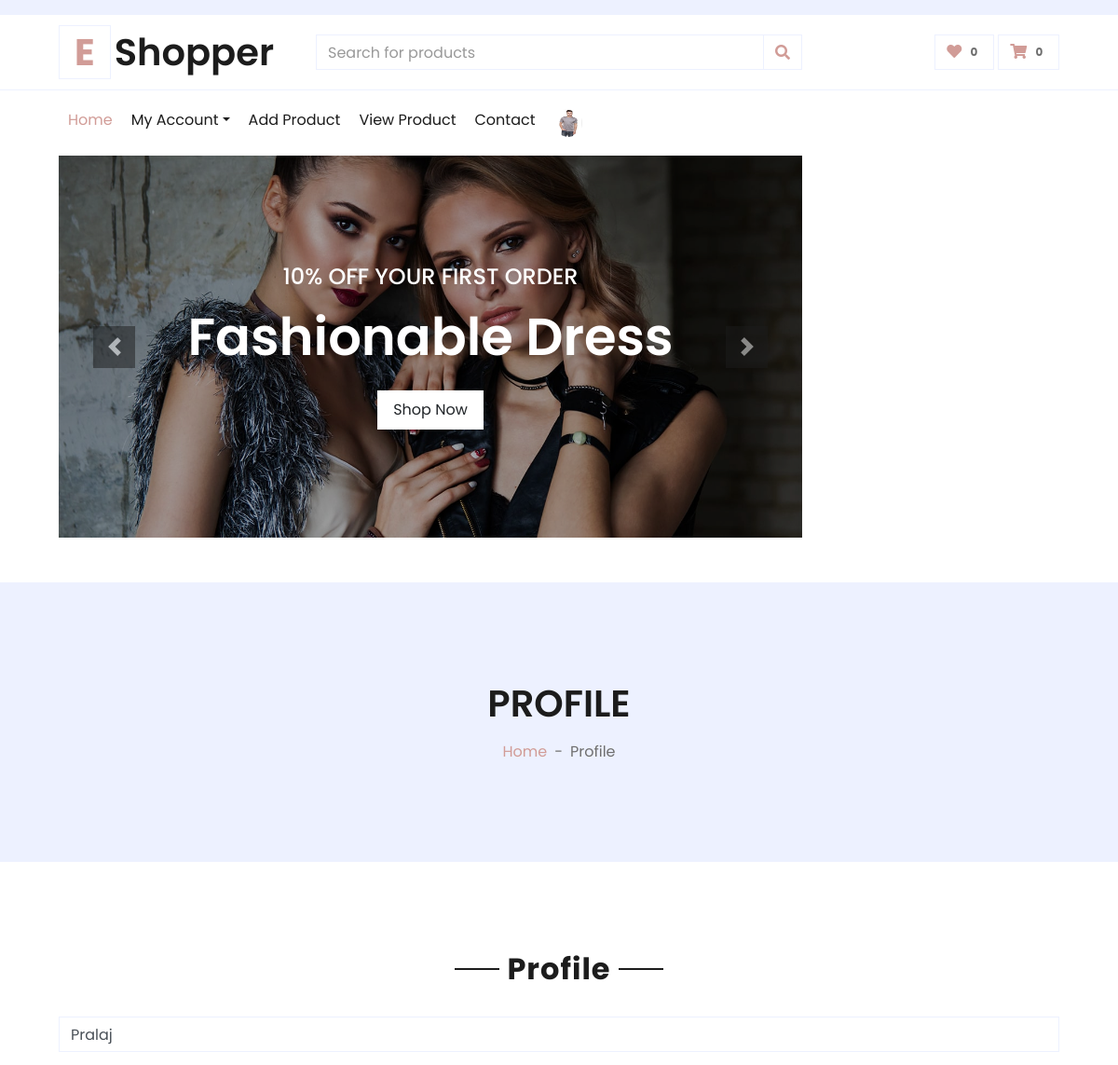
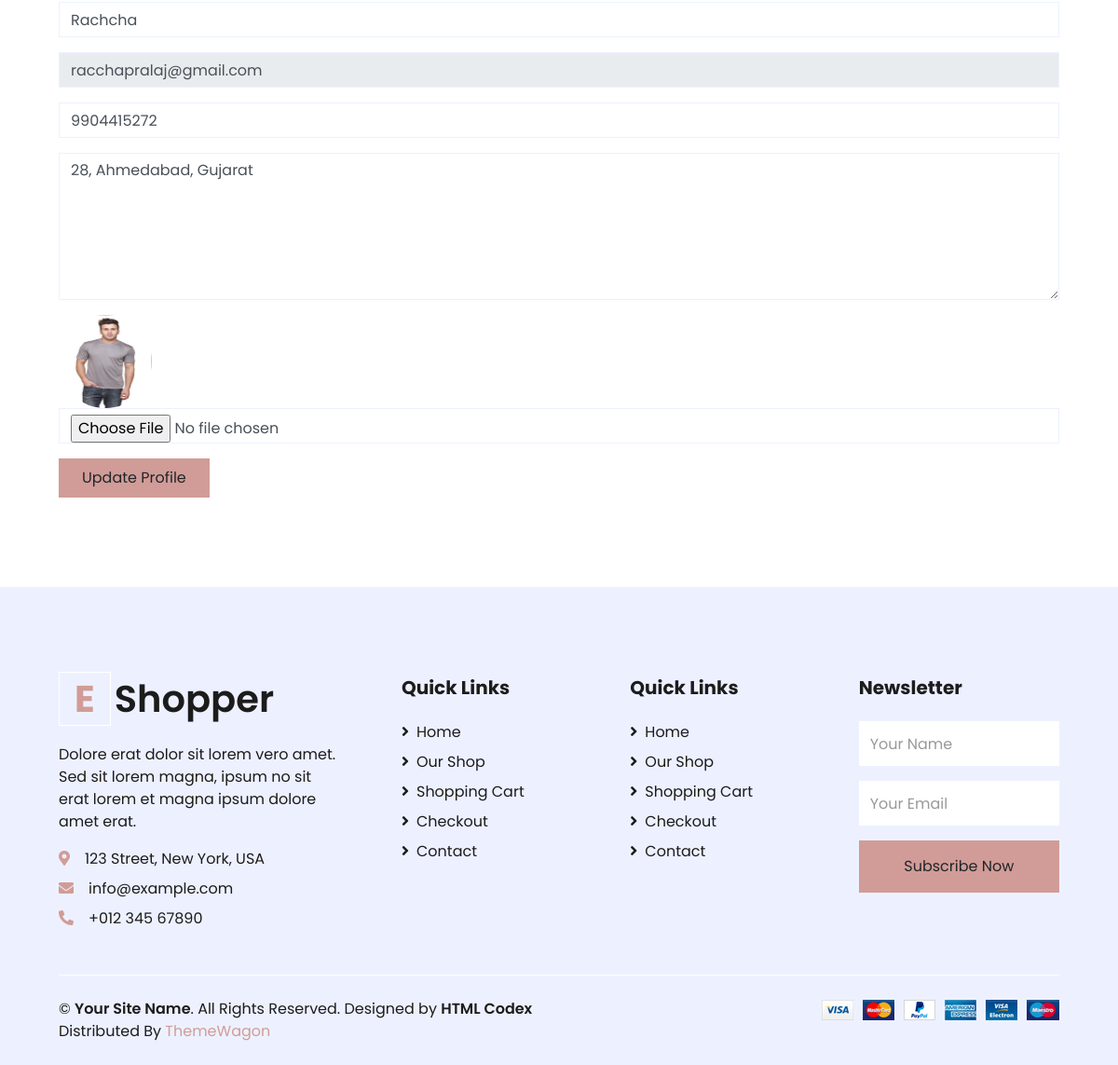
/profile (signed in), run on the app's committed database (2 pictures, top to bottom).
### myapp/models.py (models this page shows, shortened)
class User(models.Model):
    fname=models.CharField(max_length=100)
    lname=models.CharField(max_length=100)
    email=models.EmailField()
    mobile=models.PositiveIntegerField()
    address=models.TextField()
    password=models.CharField(max_length=100)
    profile_picture=models.ImageField(upload_to="profile_picture/")
    usertype=models.CharField(max_length=100,default="buyer")

### myapp/views.py (the view)
# urls.py: path('profile',views.profile,name='profile'),
def profile(request):
    user=User.objects.get(email=request.session['email'])
    if request.method=="POST":
        user.fname=request.POST['fname']
        user.lname=request.POST['lname']
        user.mobile=request.POST['mobile']
        user.address=request.POST['address']
        try:
            user.profile_picture=request.FILES['profile_picture']
        except:
            pass
        user.save()
        msg="Profile Updated Successfully"
        request.session['profile_picture']=user.profile_picture.url
        if user.usertype=="buyer":
            return render(request,'profile.html',{'user':user,'msg':msg})
        else:
            return render(request,'seller-profile.html',{'user':user,'msg':msg})
    else:
        if user.usertype=="buyer":
            return render(request,'profile.html',{'user':user})
        else:
            return render(request,'seller-profile.html',{'user':user})

### myapp/templates/seller-profile.html (shortened to what this page needs)
{% extends 'seller-header.html' %}
{% load static %}
{% block content %}
<!DOCTYPE html>
<html lang="en">
<head>
</head>
<body>
    <div class="container-fluid bg-secondary mb-5">
        <div class="d-flex flex-column align-items-center justify-content-center" style="min-height: 300px">
            <h1 class="font-weight-semi-bold text-uppercase mb-3">Profile</h1>
            <div class="d-inline-flex">
                <p class="m-0"><a href="/">Home</a></p>
                <p class="m-0 px-2">-</p>
                <p class="m-0">Profile</p>
            </div>
        </div>
    </div>
    <div class="container-fluid pt-5">
        <div class="text-center mb-4">
            <h2 class="section-title px-5"><span class="px-2">Profile</span></h2>
        </div>
        <div class="row px-xl-5">
            <div class="col-lg-12 mb-5">
                <div class="contact-form">
                    <form name="sentMessage" method="post" action='{% url 'profile' %}' enctype="multipart/form-data">
                        <div class="control-group">
                            <input type="text" class="form-control" id="name" value="{{user.fname}}" name="fname" />
                        </div>
                        <div class="control-group">
                            <input type="text" class="form-control" id="name" value="{{user.lname}}" name="lname" />
                        </div>
                        <div class="control-group">
                            <input type="email" class="form-control" id="email" value="{{user.email}}" name="email" readonly/>
                        </div>
                        <div class="control-group">
                            <input type="text" class="form-control" id="subject" value="{{user.mobile}}" name="mobile" />
                        </div>
                        <div class="control-group">
                            <textarea class="form-control" rows="6" id="message" name="address">{{user.address}}</textarea>
                        </div>
                        <div class="control-group">
                            <img src="{{user.profile_picture.url}}" style="width: 100px;height: 100px;border-radius: 50%;">
                        </div>
                        <div class="control-group">
                            <input type="file" class="form-control" id="subject" name="profile_picture" />
                        </div>
                        <div>
                            <button class="btn btn-primary py-2 px-4" type="submit" id="sendMessageButton">Update Profile</button>
                        </div>
                    </form>
                </div>
            </div>
        </div>
    </div>
</body>
</html>
{% endblock %}

### data on the page
User: fname "Pralaj", lname "Rachcha", email "racchapralaj@gmail.com", mobile "9904415272", address "28, Ahmedabad, Gujarat", profile_picture (picture)
